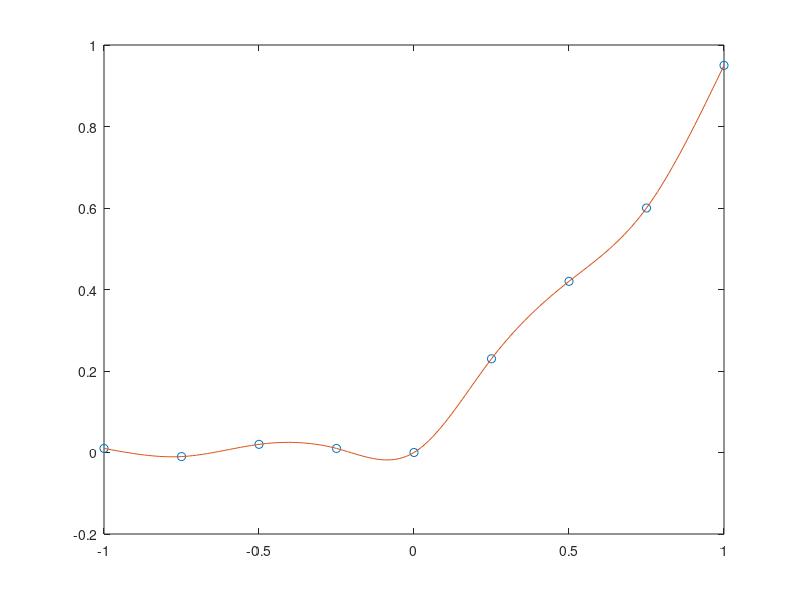

This chart was generated by the following MATLAB code:
	
X = [-1 -0.75 -0.5 -0.25 0 0.25 0.5 0.75 1];
Y = [0.01 -0.01 0.02 0.01 0 0.23 0.42 0.6 0.95];

N = length(X);
h = (X(N) - X(1)) / (N - 1);
M = diag(ones(1, N - 3), 1) ...
  + diag(4 * ones(1, N - 2))...
  + diag(ones(1, N - 3), - 1);
for i = 1:N - 2
    z(i) = (6 / h ^ 2) * (Y(i + 2) - 2 * Y(i + 1) + Y(i));
end
w = M \ z';

sigma = [0; w; 0];

for i = 1:N - 1
    a(i) = (sigma(i + 1) - sigma(i)) / (6 * h);
    b(i) = sigma(i) / 2;
    c(i) = (Y(i + 1) - Y(i)) / h ...
         - h / 6 * (2 * sigma(i) + sigma(i + 1));
    d(i) = Y(i);
end

r = 21;
hh = h / r; %size of subinterval

x = X(1):hh:X(N);

W = [];
for i = 1:N - 1
    for j = r * (i - 1) + 1:r * i
        W(j) = a(i) * (x(j) - X(i)) ^ 3 ...
             + b(i) * (x(j) - X(i)) ^ 2 ...
             + c(i) * (x(j) - X(i)) + d(i);
    end
end
W(r * (N - 1) + 1) = Y(N);
grid on
plot(X, Y, 'o')
hold on
plot(x, W)
hold off